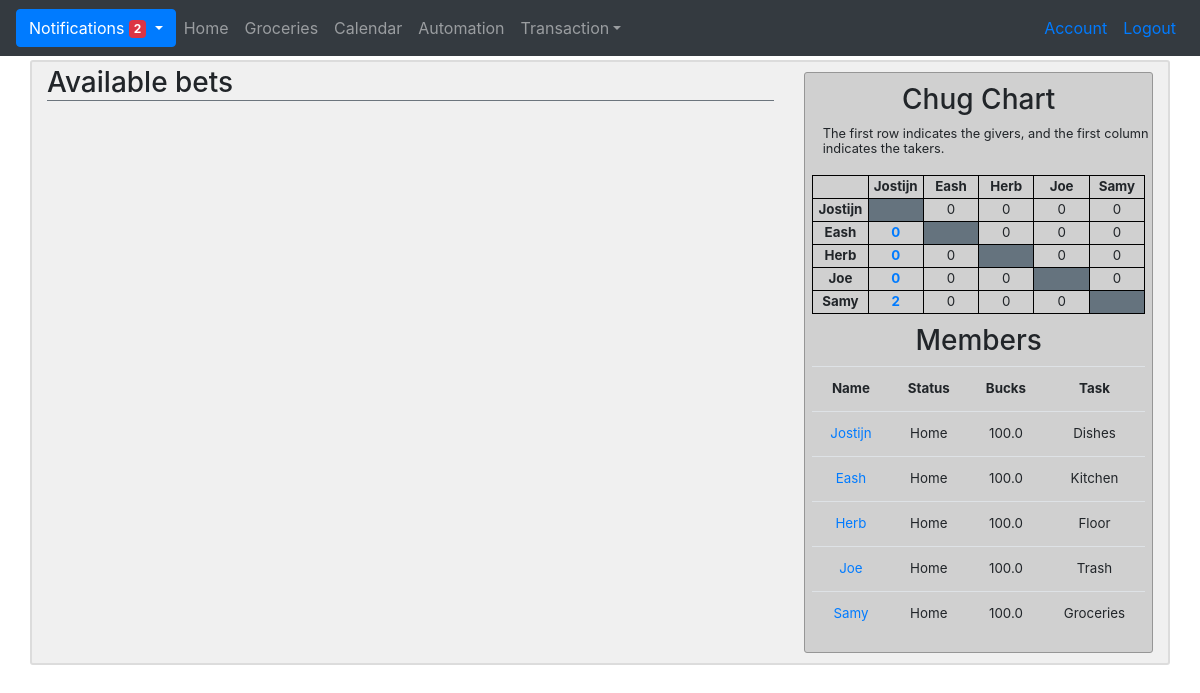
Page /available_bets (signed in) on the committed database.
### G_app/models.py (models this page shows, shortened)
class User(db.Model, UserMixin):
    id = db.Column(db.Integer, primary_key = True)
    username = db.Column(db.String(20), unique=True, nullable=False)
    name = db.Column(db.String, nullable=False)
    email = db.Column(db.String(120), unique=True, nullable=False)
    image = db.Column(db.String(20), nullable=False, default='default.jpg')
    password = db.Column(db.String(60), nullable=False)
    status = db.Column(db.String, nullable=False)
    bucks = db.Column(db.Float, nullable=False)
    task = db.Column(db.String, nullable=False)
    done_weekly_vote = db.Column(db.Boolean, nullable=False, default=False)
    posts = db.relationship('Post', backref='author', lazy=True, foreign_keys='Post.id_user')
    posts_targeted = db.relationship('Post', backref='target', lazy=True, foreign_keys='Post.id_target')
    chugs_give = db.relationship('Chug', backref='giver', lazy=True, foreign_keys='Chug.id_giver')
    chugs_take = db.relationship('Chug', backref='taker', lazy=True, foreign_keys='Chug.id_taker')
    notifications = db.relationship('Notification', backref='target', lazy=True)
    payments_made = db.relationship('Transaction', backref='payer', lazy=True, foreign_keys='Transaction.id_payer')
    payments_received = db.relationship('Transaction', backref='payee', lazy=True, foreign_keys='Transaction.id_payee')
    challenges_made =  db.relationship('Challenge', backref='challenger', lazy=True, foreign_keys='Challenge.id_challenger')
    challenges_received =  db.relationship('Challenge', backref='challengee', lazy=True, foreign_keys='Challenge.id_challengee')
    bets_made =  db.relationship('Bet', backref='bookmaker', lazy=True, foreign_keys='Bet.id_bookmaker')
    bets_taken =  db.relationship('Bet', backref='bettaker', lazy=True, foreign_keys='Bet.id_bettaker')
    comments = db.relationship('Comment', backref='commenter', lazy=True)
    votes_made = db.relationship('Vote', backref='voter', lazy=True, foreign_keys='Vote.id_voter')
    votes_received = db.relationship('Vote', backref='candidate', lazy=True, foreign_keys='Vote.id_candidate')
    weekly_votes = db.relationship('WeeklyVote', backref='subject', lazy=True, foreign_keys='WeeklyVote.id_subject')
    def new_notifications(self):
        return Notification.query.filter_by(user_id=self.id, seen=False).all()

### G_app/posts/routes.py (the view, shortened to what this page needs)
@posts.route("/available_bets", methods=['GET','POST'])
@login_required
def available_bets():
    bets = Bet.query.filter(Bet.bettaker==None, Bet.bookmaker!=current_user).all()
    return render_template('available_bets.html', bets=bets)

### G_app/models.py (called while the page is built)
@login_manager.user_loader
def load_user(user_id):
    return User.query.get(int(user_id))

### G_app/posts/routes.py (called while the page is built)
@posts.context_processor
def context_processor():
    chug = chug_matrix()
    members=member_ls()
    return dict(chug_matrix=chug, members=members)

### G_app/posts/utils.py (called while the page is built)
def member_ls():
    members = User.query.all()
    members.pop(5)
    return members

def chug_matrix():
    matrix = [
        [None, 0, 0, 0, 0],
        [0, None, 0, 0, 0],
        [0, 0, None, 0, 0],
        [0, 0, 0, None, 0],
        [0, 0, 0, 0, None]
    ]
    chugs_to_be_taken = Chug.query.filter(Chug.active==True, Chug.accepted==True).all()
    for chug in chugs_to_be_taken:
        matrix[chug.id_taker - 1][chug.id_giver - 1] += 1
    return matrix

### G_app/templates/available_bets.html (shortened to what this page needs)
{% extends "layout.html" %}
  {% block content %}
    <h3 class="border-bottom border-secondary mb-3 mt-1">Available bets</h3>
  {% endblock %}

### G_app/templates/layout.html (shortened to what this page needs)
<!DOCTYPE html>
<html>
  <head>
    <link rel="stylesheet" href="https://stackpath.bootstrapcdn.com/bootstrap/4.2.1/css/bootstrap.min.css">
    <link rel='stylesheet' href='https://use.fontawesome.com/releases/v5.7.0/css/all.css'>
    <link rel="stylesheet" type="text/css" href="{{ url_for('static', filename='main.css') }}">
  </head>
  <body style="background-image: url('{{ url_for('static', filename='images/our_goat.jpg') }}')">
    <div class="container d-none d-sm-block">
      <nav class="navbar bg-dark navbar-expand navbar-dark fixed-top">
        {% if current_user.is_authenticated %}
          {% set new_notifications = current_user.new_notifications()|length %}
          <div class="dropdown">
            <button class="btn btn-primary dropdown-toggle" id="notification-toggle" onclick="update_notification_list('{{ url_for('main.your_notifications', user_id=current_user.id) }}')" type="button" data-toggle="dropdown">Notifications
              <span id="notification-badge" class="badge badge-danger"
              style="visibility: {{ 'visible' if new_notifications > 0 else 'hidden' }}">
                {{ new_notifications }}
              </span>
            </button>
          </div>
            {% set new_notifications = current_user.new_notifications()|length %}
          <ul class="navbar-nav mr-auto">
            <li class={% block home_active %}{% endblock %}><a class="nav-link" href="{{ url_for('main.home') }}">Home</a></li>
            <li class={% block groceries_active %}{% endblock %}><a class="nav-link" href="{{ url_for('main.groceries') }}">Groceries</a></li>
            <li class={% block calendar_active %}{% endblock %}><a class="nav-link" href=#>Calendar</a></li>
            <li class={% block automation_active %}{% endblock %}><a class="nav-link" href=#>Automation</a></li>
            <li class="nav-item dropdown">
              <a class="nav-link dropdown-toggle" href="#" id="navbardrop" data-toggle="dropdown">Transaction</a>
            </li>
          </ul>
        {% endif %}
        <ul class="navbar-nav ml-auto">
          {% if current_user.is_authenticated %}
            <li class="nav-item"><a class="nav-link text-primary" href="{{ url_for('users.account') }}">Account</a></li>
            <li class="nav-item"><a class="nav-link text-primary" href="{{ url_for('users.logout') }}">Logout</a></li>
          {% else %}
            <li class="nav-item"><a class="nav-link text-primary" href="{{ url_for('users.login') }}">Login</a></li>
          {% endif %}
        </ul>
      </nav>
    </div>
    <div class="container d-none d-sm-block mb-3" id="main" style="margin-top:60px">
      <div class="row">
        <div class="col-lg-8">
            {% block content %}
            {% endblock %}
          </div>
        <div class="col-lg-4">
          {% if current_user.is_authenticated %}
            <div class="sidebar">
              <h3 style="margin-top:10px">Chug Chart</h3>
              <div class="sidebar-info">
                <small>The first row indicates the givers, and the first column indicates the takers.</small>
              </div>
              <table id="chug">
                <tr>
                  <th id="chug"></th>
                  {% for member in members %}
                    <th id="chug">{{ member.username }}</th>
                  {% endfor %}
                </tr>
                {% for row in range(5) %}
                  <tr>
                    <th id="chug">{{members[row].username}}</th>
                    {% for col in range(5) %}
                      {% if chug_matrix[row][col] != None %}
                        <td id="chug">
                          {% if current_user.id == col + 1 %}
                            <a  href="#"
                                data-html="true"
                                data-trigger="focus"
                                data-toggle="popover"
                                title="Add/remove chug"
                                data-content="
                                  <div class='row'>
                                    <div class='col-6' align='center'>
                                      <a href='{{ url_for('users.profile', username=members[row].username) }}' class='btn btn-outline-primary'>
                                        <i class='fas fa-plus'></i>
                                      </a>
                                    </div>
                                    <div class='col-6' align='center'>
                                      <button class='btn btn-outline-primary' onclick='showDecreaseModal({{ row }}, {{ col }}, {{ chug_matrix[row][col] }})'>
                                        <i class='fas fa-minus'></i>
                                      </button>
                                    </div>
                                  </div>
                                  ">
                              <strong>{{ chug_matrix[row][col] }}</strong>
                            </a>
                          {% else %}
                            {{ chug_matrix[row][col] }}
                          {% endif %}
                      {% else %}
                        <td id="chug" bgcolor="#65737e"></td>
                      {% endif %}
                    {% endfor %}
                  </tr>
                {% endfor %}
              </table>
              <h3 style="margin-top:10px">Members</h3>
              <table class="table" id="members">
                <tr>
                  <th>Name</th>
                  <th>Status</th>
                  <th>Bucks</th>
                  <th>Task</th>
                </tr>
                {% for member in members %}
                  <tr>
                    <td><a href="{{ url_for('users.profile', username=member.username) }}">{{ member.username }}</a></td>
                    <td>{{ member.status }}</td>
                    <td>{{ member.bucks }}</td>
                    <td>{{ member.task }}</td>
                  </tr>
                {% endfor %}
              </table>
            </div>
          {% endif %}
        </div>
      </div>
    </div>
  </body>
</html>

### G_app/static/main.css (style rules this page uses)
body { background-size: cover; }
.container#main { background-color: rgba(230, 230, 230, 0.6); border: 2px solid rgb(220, 220, 220); border-radius: 3px; width: 100%; }
.sidebar { text-align: center; background-color: rgba(200, 200, 200, 0.8); border: 0.5px solid rgb(150, 150, 150); border-radius: 3px; margin-top: 3%; margin-bottom: 3%; }
.sidebar-info { line-height: 0.95; text-align: left; margin-left: 5%; }
table#members { width: 96%; margin-left: 2%; margin-right: 2%; font-size: 10pt; }
table#chug { ; width: 96%; margin-left: 2%; margin-right: 2%; table-layout: fixed; font-size: 10pt; margin-top: 20px; }
table#chug, th#chug, td#chug { border: 1px solid black; }

### rows in the picture
User: username "Jostijn", username "Jostijn", status "Home", bucks "100.0", task "Dishes"
User: username "Eash", username "Eash", status "Home", bucks "100.0", task "Kitchen"
User: username "Herb", username "Herb", status "Home", bucks "100.0", task "Floor"
User: username "Joe", username "Joe", status "Home", bucks "100.0", task "Trash"
User: username "Samy", username "Samy", status "Home", bucks "100.0", task "Groceries"

### other values in the picture
{{ new_notifications }} "2"
{{ chug_matrix[row][col] }} "0" "0" "0" "0" "0" "0" "0" "0" "0" "0" "0" "0" "0" "0" "0" "0"
{{ chug_matrix[row][col] }} "0" "0" "0" "2"
